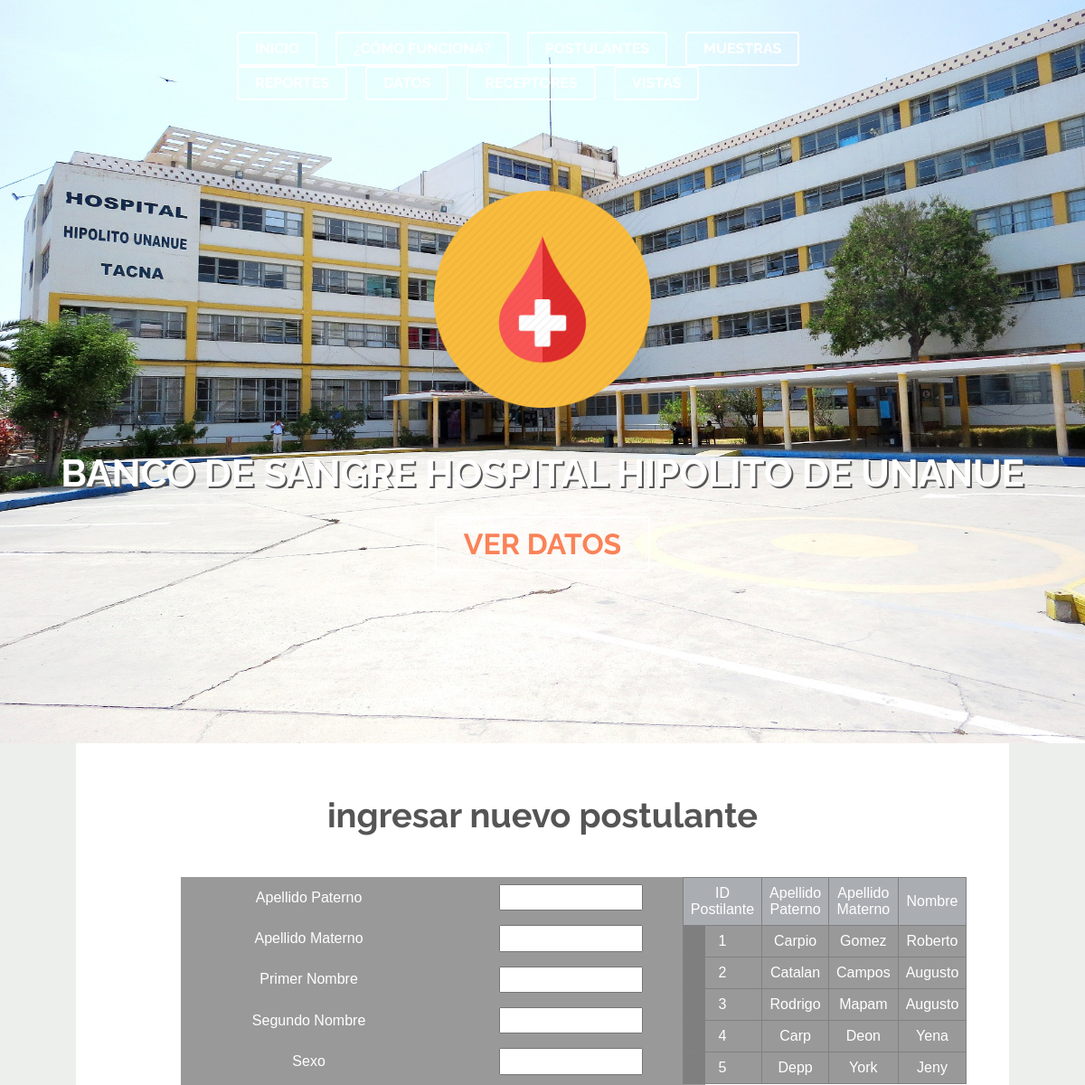
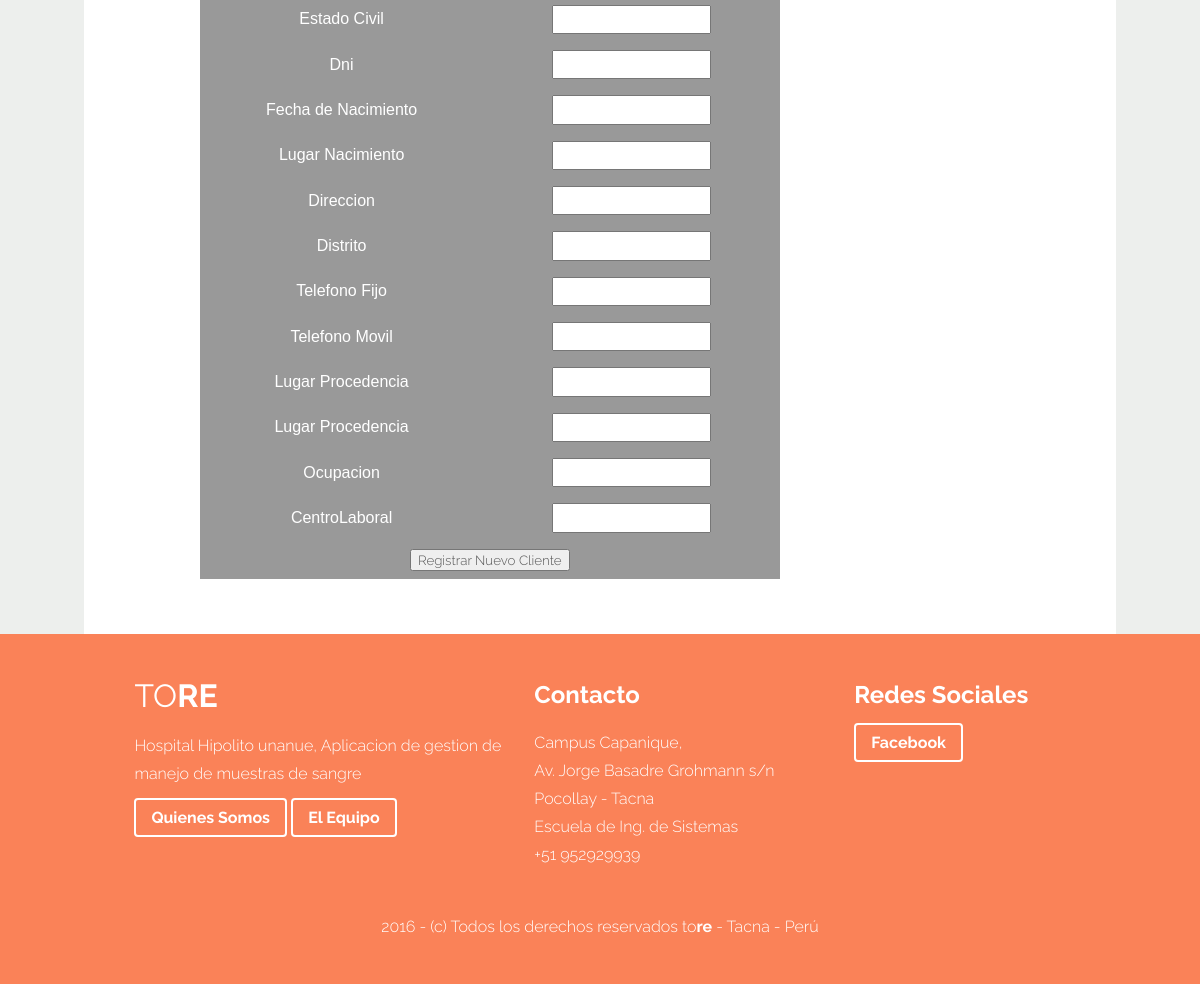
The page /index/ingresar_postulante.php on the database its author committed (2 pictures, top to bottom).
### tables this page shows
CREATE TABLE IF NOT EXISTS `postulante` (
  `id_pos` int(10) unsigned NOT NULL AUTO_INCREMENT,
  `id_usu` int(10) unsigned NOT NULL,
  `apellidopaterno_pos` varchar(45) DEFAULT NULL,
  `apellidomaterno_pos` varchar(45) DEFAULT NULL,
  `primernombre_pos` varchar(45) DEFAULT NULL,
  `segundonombre_pos` varchar(45) DEFAULT NULL,
  `sexo_pos` varchar(45) DEFAULT NULL,
  `estadocivil_pos` varchar(45) DEFAULT NULL,
  `dni_pos` varchar(45) DEFAULT NULL,
  `fechanacimiento_pos` date DEFAULT NULL,
  `lugarnacimiento_pos` varchar(45) DEFAULT NULL,
  `direccion_pos` varchar(45) DEFAULT NULL,
  `distrito_pos` varchar(45) DEFAULT NULL,
  `telefonofijo_pos` varchar(45) DEFAULT NULL,
  `telefonomovil_pos` varchar(45) DEFAULT NULL,
  `lugarprocedencia_pos` varchar(45) DEFAULT NULL,
  `ocupacion_pos` varchar(45) DEFAULT NULL,
  `centrolaboral_pos` varchar(45) DEFAULT NULL,
  PRIMARY KEY (`id_pos`,`id_usu`),
  UNIQUE KEY `id_pos_UNIQUE` (`id_pos`),
  KEY `fk_postulante_usuario1_idx` (`id_usu`),
  CONSTRAINT `fk_postulante_usuario1` FOREIGN KEY (`id_usu`) REFERENCES `usuario` (`id_usu`) ON DELETE NO ACTION ON UPDATE NO ACTION
);

### index/ingresar_postulante.php (the view, shortened to what this page needs)
<!DOCTYPE HTML>
<html>
    <head>
        <link rel="stylesheet" href="../css/estilo.css"/>
        <link rel="stylesheet" type="text/css" href="estilos.css">
    </head>
    <body>
        <header>
            <nav>
                <ul>
                    <li><a href="/index.php">Inicio</a></li>
                    <li><a href="/como-funciona">¿Cómo funciona?</a></li>
                    <li><a href="/precios">POSTULANTES</a></li>
                    <li><a href="/registrarse">MUESTRAS</a></li>
                    <li><a href="/contacto">REPORTES</a></li>
                    <li><a href="/contacto">DATOS</a></li>
                    <li><a href="/contacto">RECEPTORES</a></li>
                    <li><a href="/vista.php">VISTAS</a></li>
                </ul>
            </nav>
            <a href="#"><img id="logo" src="../images/logotipo.png" class="imagen" height="20%" width="20%" alt=""></a>
                <h1 class="frase_banner">BANCO DE SANGRE HOSPITAL HIPOLITO DE UNANUE</h1>
                <a href="#" class="button">Ver datos</a>
        </header>
        <section id="main">
            <div class="container">
                <div class="fila">
                    <div class="mensaje">
                        <h1>ingresar nuevo postulante </h1>
                    </div>
                    <div class="grid6">
                        <div class="fila1">
                            <form  method="post" action="ingresar.php">
    <table  align="center"  class="tablaingreso">
    <tr>
        <td>Apellido Paterno</td>
          <td><input type="text" name="ap" maxlength="50" pattern="^[a-zA-Z\s]*$" required/></td>
    </tr>
    <tr>
        <td>Apellido Materno</td>
        <td><input type="text" name="am" maxlength="50" pattern="^[a-zA-Z\s]*$" required/></td>
    </tr>
    <tr>
        <td>Primer Nombre</td>
          <td><input type="text" name="pn" maxlength="50" pattern="^[a-zA-Z\s]*$" required/></td>
    <tr>
        <td>Segundo Nombre</td>
            <td><input type="text" name="sn" maxlength="50" pattern="^[a-zA-Z\s]*$" required/></td>
    </tr>
    <tr>
        <td>Sexo</td>
         <td><input type="text" name="se" maxlength="50" pattern="^[a-zA-Z\s]*$" required/></td>
    </tr>
     <tr>
        <td>Estado Civil</td>
         <td><input type="text" name="ec" maxlength="50" pattern="^[a-zA-Z\s]*$" required/></td>
    </tr>
     <tr>
        <td>Dni</td>
        <td><input type="text" name="dni" maxlength="10" pattern="^([0-8])*$" required/></td>
    </tr>
    <tr>
        <td>Fecha de Nacimiento</td>
   <td><input type="datetime" name="fn" maxlength="10" pattern="^\d{4}\-\d{2}\-\d{2}$" required/></td>
    </tr>
    <tr>
        <td>Lugar Nacimiento</td>
          <td><input type="text" name="nombres" maxlength="50" pattern="^[a-zA-Z\s]*$" required/></td>
    </tr>
    <tr>
        <td>Direccion</td>
          <td><input type="text" name="nombres" maxlength="50" pattern="^[a-zA-Z\s]*$" required/></td>
    </tr>
        <tr>
        <td>Distrito</td>
          <td><input type="text" name="nombres" maxlength="50" pattern="^[a-zA-Z\s]*$" required/></td>
    </tr>
       <tr>
        <td>Telefono Fijo</td>
            <td><input type="text" name="nombres" maxlength="50" pattern="^[a-zA-Z\s]*$" required/></td>
    </tr>
    <tr>
        <td>Telefono Movil</td>
           <td><input type="text" name="nombres" maxlength="50" pattern="^[a-zA-Z\s]*$" required/></td>
    </tr>
     <tr>
        <td>Lugar Procedencia</td>
              <td><input type="text" name="nombres" maxlength="50" pattern="^[a-zA-Z\s]*$" required/></td>
    </tr>
         <tr>
        <td>Lugar Procedencia</td>
            <td><input type="text" name="nombres" maxlength="50" pattern="^[a-zA-Z\s]*$" required/></td>
    </tr>
         <tr>
        <td>Ocupacion</td>
              <td><input type="text" name="nombres" maxlength="50" pattern="^[a-zA-Z\s]*$" required/></td>
    </tr>
        <tr>
        <td>CentroLaboral</td>
            <td><input type="text" name="nombres" maxlength="50" pattern="^[a-zA-Z\s]*$" required/></td>
    </tr>
    <tr>
    <tr>
        <td colspan="2" align="center">
        <input type="submit" value="Registrar Nuevo Cliente">
        </td>
    </tr>
    </table>
    </form>
                        </div>
    <div class="fila2">
        <table align="right" width="655" border="1" align="" cellpadding="0" cellspacing="1">
<tr bgcolor="#DDE3EE">
    <td bgcolor="#fff" class="Estilo8">ID Postilante</td>
    <td bgcolor="#fff" class="Estilo8">Apellido Paterno</td>
    <td bgcolor="#fff" class="Estilo8">Apellido Materno</td>
     <td bgcolor="#fff" class="Estilo8">Nombre</td>
</tr>
<?php
                $link=conectarse();
                 $sql="SELECT `id_pos`, `id_usu`, `apellidopaterno_pos`, `apellidomaterno_pos`, `primernombre_pos`, `segundonombre_pos`, `sexo_pos`, `estadocivil_pos`, `dni_pos`, `fechanacimiento_pos`, `lugarnacimiento_pos`, `direccion_pos`, `distrito_pos`, `telefonofijo_pos`, `telefonomovil_pos`, `lugarprocedencia_pos`, `ocupacion_pos`, `centrolaboral_pos` FROM `bancosangre`.`postulante`  ";
                    $resultado = mysqli_query($link,$sql) or die ("fallo consulta");;
while($campo=MySQLi_fetch_array($resultado)) {
?>
<tr>
    <td width="114" class="Estilo7"> <?php echo $campo["id_pos"]; ?></td>
    <td width="50" class="Estilo7"> <?php echo $campo["apellidopaterno_pos"]; ?></td>
    <td width="50"  class="Estilo7"> <?php echo $campo["apellidomaterno_pos"]; ?></td>
    <td width="50"  class="Estilo7"> <?php echo $campo['primernombre_pos']; ?></td>
</tr>
<?php
}
?>
</table>
    </div>
                    </div>
                </div>
        </section>
        <footer>
            <div class="grid5">
                <h1><span>TO</span>RE</h1>
                <p>Hospital Hipolito unanue, Aplicacion de gestion de manejo de muestras de sangre</p>
                <a href="#" class="btnlittle">Quienes Somos</a>
                <a href="#" class="btnlittle">El Equipo</a>
            </div>
            <div class="grid4">
                <h2>Contacto</h2>
                <p>Campus Capanique,<br>
                Av. Jorge Basadre Grohmann s/n Pocollay - Tacna<br>
                Escuela de Ing. de Sistemas <br>
                +51 952929939</p>
            </div>
            <div class="grid3">
                <h2>Redes Sociales</h2>
                <a href="#" class="btnlittle">Facebook</a><br><br>
            </div>
            <div class="grid12">
                <p align="center">2016 - (c) Todos los derechos reservados to<strong>re</strong> - Tacna - Perú</p>
            </div>
        </footer>
    </body>
</html>

### css/estilo.css (style rules this page uses)
table, td { font:100% Arial, Helvetica, sans-serif; color:#ffffff ; background: rgba(120, 120, 120, 0.5); }
table { width:100%;border-collapse:collapse;margin:1em 0; }
th, td { text-align:center;padding:.5em; }
td { ; }
body { padding: 0; margin: 0; }
body, input, select, textarea { color: #555555; font-family: 'Raleway', sans-serif; font-weight: 300; line-height: 1.75em; }
a { color: #3ac984; text-decoration: none; }
strong, b { font-weight: 700; }
p, ul, ol, dl, table, blockquote { margin: 0 0 1em 0; }
h1, h2, h3, h4, h5, h6 { color: inherit; font-weight: 700; }
h2 { font-size: 1.5em; }
header { width: 100%; background: #000 url("../images/pic01.jpg") no-repeat center; background-size: cover; color: #fff; padding: 35px 0 200px 0; text-align: center; background-position: 0% 100%; position: relative; }
.frase_banner { margin: 50px 0; text-shadow: 2px 2px #555; font-size: 42px; }
nav ul { width: 58%; margin: 0 auto; margin-bottom: 100px; padding: 0; overflow: auto; }
nav ul li { display: inline; }
nav ul li a { margin: 0 10px; border-radius: 4px; border: 2px solid #FFF; text-transform: uppercase; display: block; text-decoration: none; float: left; font-weight: 700; padding: 3px 18px; color: #FFF; }
#main { width: 100%; background-color: #edefed; overflow: auto; }
.container { width: 86%; margin: 0 auto; background-color: #FFF; overflow: auto; }
.button { border-radius: 4px; border: 2px solid #FFF; text-transform: uppercase; text-decoration: none; font-weight: 700; padding: 10px 30px; color: #FA8258; font-size: 32px; }
.btnlittle { border-radius: 4px; border: 2px solid #FFF; text-decoration: none; padding: 8px 15px; color: #FFF; font-weight: 700; }
.mensaje { width: 100%; margin-bottom: 50px auto; text-align: center; }
.mensaje h1 { font-size: 38px; width: 60%; text-align: center; padding: 0 20%; line-height: 45px; }
h1 span { font-weight: normal !important; }
.fila { width: 96%; margin: 25px auto; padding: 0 2%; overflow: auto; }
.grid12 { width: 97%; float: left; padding: 1.5%; }
.grid6 { width: 47%; float: left; padding: 1.5%; }
.grid5 { width: 38.66666667%; float: left; padding: 1.5%; }
.grid4 { width: 30.33333333%; float: left; padding: 1.5%; }
.grid3 { width: 22%; float: left; padding: 1.5%; }
.imagen { border-radius: 5px; }
footer { width: 80%; background-color: #FA8258 ; padding: 1% 10%; color: #FFF; overflow: auto; }

### index/estilos.css (style rules this page uses)
.grid6 { display: flex; float: right; justify-content: space-around; width: 90%; }
.fila1 { width: 65%; }
.fila2 { width: 30%; }

### rows shown on the page
postulante: id_pos "1", apellidopaterno_pos "Carpio", apellidomaterno_pos "Gomez", primernombre_pos "Roberto"
postulante: id_pos "2", apellidopaterno_pos "Catalan", apellidomaterno_pos "Campos", primernombre_pos "Augusto"
postulante: id_pos "3", apellidopaterno_pos "Rodrigo", apellidomaterno_pos "Mapam", primernombre_pos "Augusto"
postulante: id_pos "4", apellidopaterno_pos "Carp", apellidomaterno_pos "Deon", primernombre_pos "Yena"
postulante: id_pos "5", apellidopaterno_pos "Depp", apellidomaterno_pos "York", primernombre_pos "Jeny"
